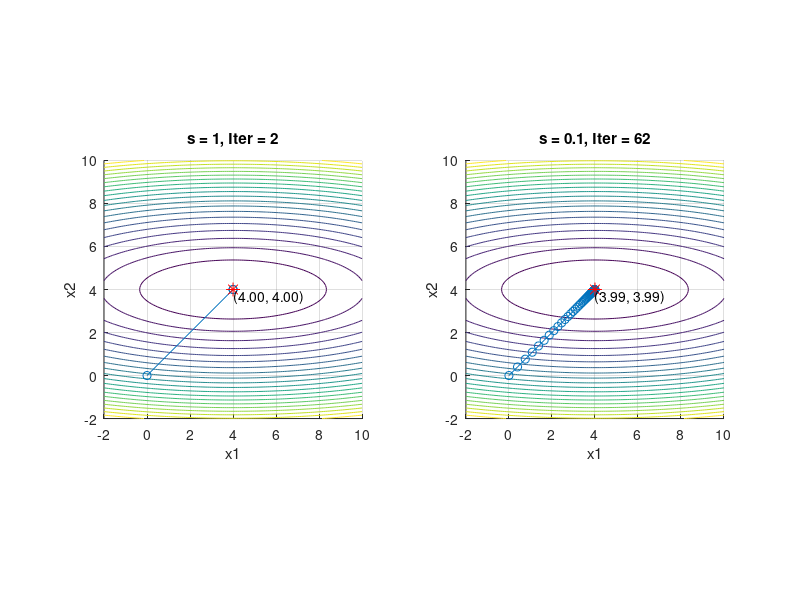

MATLAB code to generate this figure:
f = @(x) (x(1) - 4)^2 + 10*(x(2) - 4)^2;
gradf = @(x) [2*(x(1) - 4); 20*(x(2) - 4)];
hessf = @(x) [2, 0; 0, 20];

x0 = [0; 0];
tol = 1e-3;
maxiter = 1000;
steps = [1, 0.1];

figure;
for i = 1:2
    s = steps(i);
    x = x0;
    iter = 0;
    xhist = x;

    while true
        g = gradf(x);
        H = hessf(x);
        xnew = x - s * (H \ g);
        iter = iter + 1;
        xhist = [xhist, xnew];

        if norm(xnew - x) < tol || iter >= maxiter
            break;
        end

        x = xnew;
    end

    subplot(1, 2, i);
    hold on;
    [X1, X2] = meshgrid(-2:0.1:10, -2:0.1:10);
    F = (X1 - 4).^2 + 10*(X2 - 4).^2;
    contour(X1, X2, F, 20);
    plot(xhist(1, :), xhist(2, :), '-o');
    plot(4, 4, 'r*', 'MarkerSize', 10);
    title(['s = ', num2str(s), ', Iter = ', num2str(iter)]);
    xlabel('x1');
    ylabel('x2');
    axis equal;
    grid on;
    text(x(1), x(2), ['(', num2str(x(1), '%.2f'), ', ', num2str(x(2), '%.2f'), ')'], 'VerticalAlignment', 'top');
end
